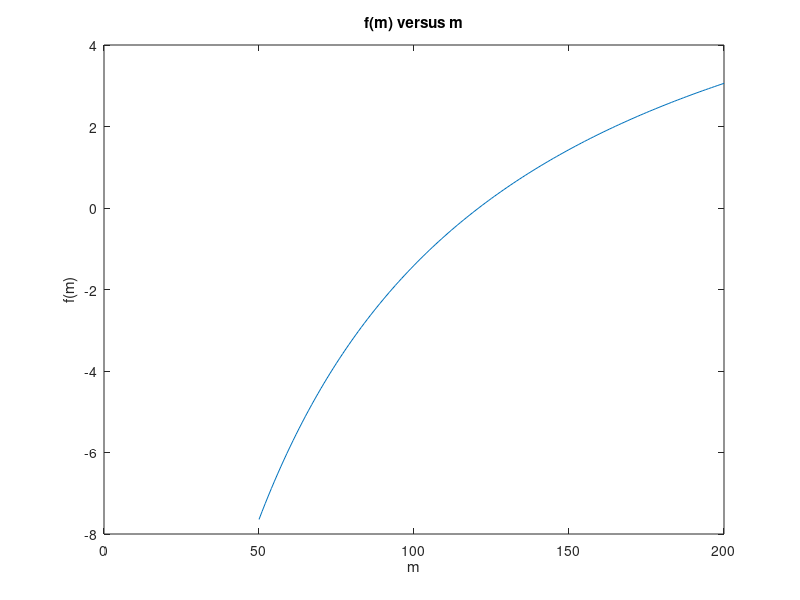

The MATLAB source for this figure:
% Vincent Santillo
% ENGR121 - Assignment 1
% Problem 2 - Bungee Jumper
% ----- ----- %

% --- Boilerplate Reset --- %
clear all,clc,close all

% --- Variable Declaration --- %
v = 40;          % Velocity of 40 m/s
t = 5;           % Time at 5s
drag = 0.35;     % Drag Coefficient of 0.35 kg/m
grav = 9.81;     % Gravity Constant of 9.81 m/s^2
m = [50:200];    % Vector Mass from 50 kg to 200 kg

% --- Main Function --- %
fm = sqrt((grav .* m) / drag) .* tanh(t * sqrt((grav * drag)./ m )) - v; % Finding the f(m) as given in the problem
[root, I] = min(abs(fm)); % Finding the value of m that makes f(m) closest to 0. 

% --- Graphical Output --- %
figure
plot(m,fm)  % Plot all values of the computed x and y values for each step of Theta
title('f(m) versus m')
xlabel('m')
ylabel('f(m)')

fprintf('The root of the function is found by finding the value of m when f(m) is closest to 0.\nThe root is m = %d, f(m) = %.3f\n',I+50, root) % Output statement, 50 must be added to I to find the correct m value that represents the root